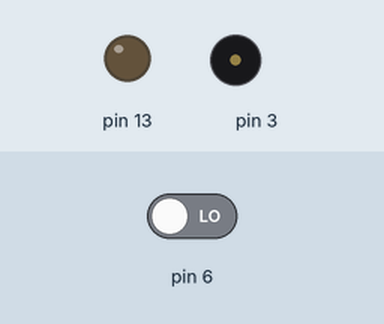
A sketch run on a simulated Arduino Uno, built with avr-gcc and run on an emulated ATmega328P. Shown: output pins drawn as LEDs (lit = HIGH), buzzer (waves = sounding). Dashed ring = blinking. Inputs (shaded band) come from the test bench; at power-on: pin 6 LOW.

Above: at 1.2 s.
1.3 s: pin 6 driven HIGH
At 1.55 s:
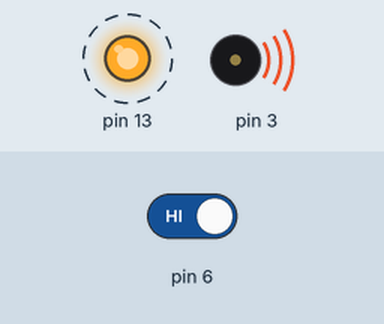
Timing chart, 0 to 4.3 s (numbered marks = the images above; inputs shaded):
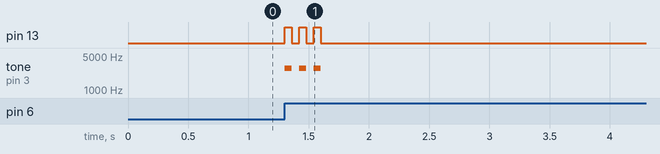

Measured:
- after the input at 1.3 s, pin 13: alternates HIGH for 0.06 s and LOW for 0.06 s, 6 changes in all, then stays LOW, starting at once; tone on pin 3: alternates 2800 Hz for 0.06 s and silent for 0.06 s, 6 changes in all, then stays silent, starting at once

The sketch:

shift_beep.ino
```cpp
int beeped = 0;

void setup() {
  pinMode(13, OUTPUT);
  pinMode(6, INPUT);
}

void loop() {
  int light_on = digitalRead(6);
  if (!beeped && light_on == HIGH) {
    beep(60);
    beeped = 1;
  } else if (beeped && light_on == LOW) {
    beeped = 0;
  }
}

void beep(unsigned char delayms) {
  int beeps = 3;
  for (int i = 0; i < beeps; i++) {
    digitalWrite(13, HIGH);   // turn the LED on (HIGH is the voltage level)
    tone(3, 2800);

    delay(delayms);

    digitalWrite(13, LOW);    // turn the LED off by making the voltage LOW
    noTone(3);

    delay(delayms);
  }
}
```
